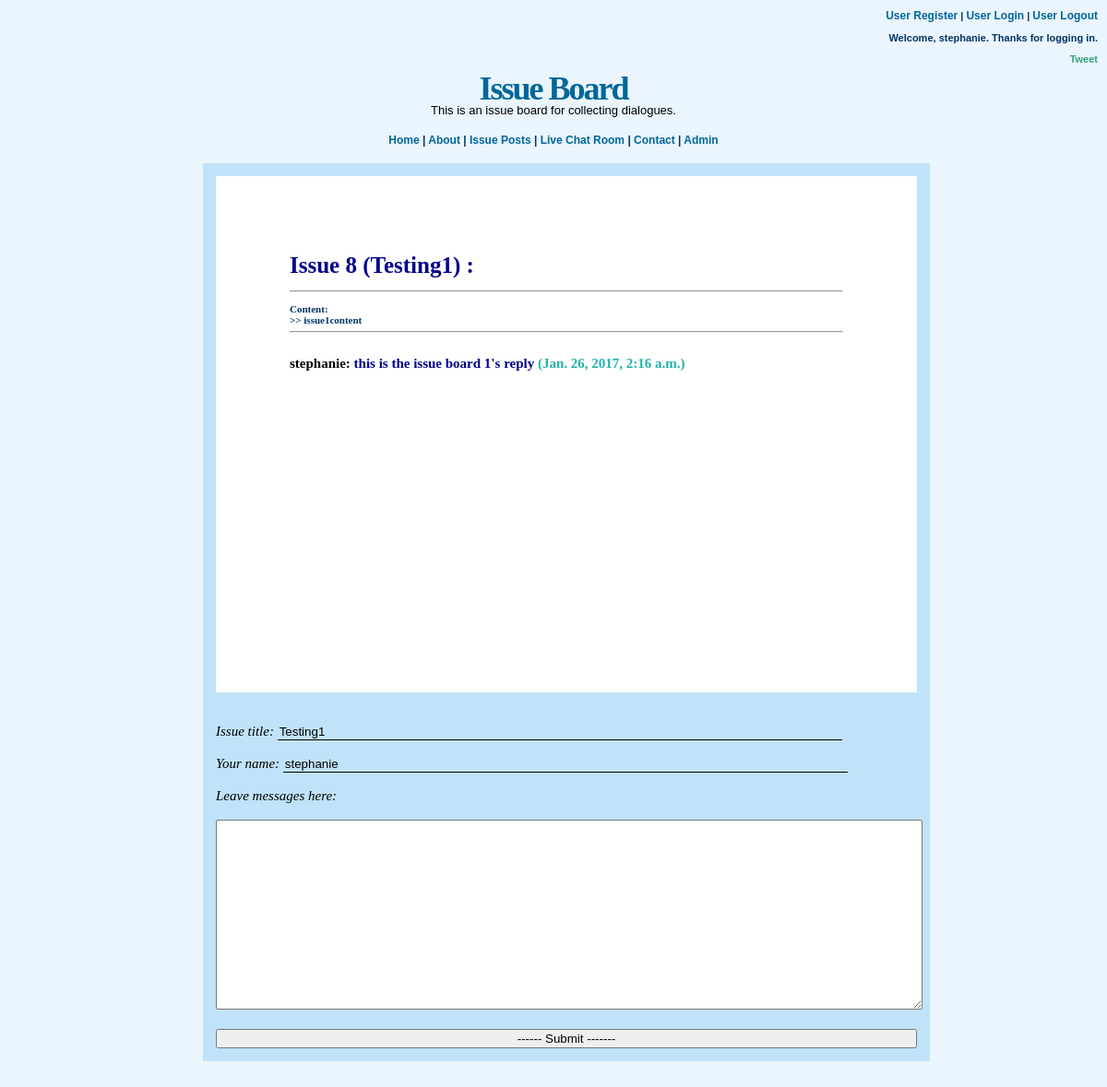
The page /issue/8/ (signed in) on the database its author committed.
### issue/models.py (models this page shows, shortened)
class IssuePost(models.Model):
    title = models.CharField(max_length=100)
    name = models.CharField(max_length=100)
    email = models.CharField(max_length=100)
    content = models.TextField(blank=True)
    create_time = models.DateTimeField(auto_created=True, auto_now_add=True)

class IssueChat(models.Model):
    issue_title = models.CharField(max_length = 100)
    name = models.CharField(max_length=100, default='anonymous')
    message = models.TextField(blank=True)
    create_at = models.DateTimeField(auto_created=True, auto_now_add=True)

### issue/views.py (the view)
# urls.py: url(r'^issue/(?P<pk>\d+)/$', issue_detail, name='issue_detail'),
@login_required(login_url='/login')
def issue_detail(request, pk):
    issue = IssuePost.objects.get(pk=pk)
    issue_chat_list = IssueChat.objects.all().order_by('pk')
    return render(request, 'issue.html', {
        'issue': issue,
        'issue_chat_list': issue_chat_list,
        'username': request.user.username,
    })

### templates/issue.html (shortened to what this page needs)
{% extends 'home.html' %}
{% block content %}
<div style="background-color:white;color:black;padding:80px;height: 300pt;overflow: scroll;">
    <h2><b style="color:darkblue">Issue {{issue.pk}} ({{ issue.title }}) :</b><hr></h2>
    <h3>Content: <br> >> {{ issue.content }}<br><hr></h3>
    {% for message in issue_chat_list %}
        <b style="color:darkblue">
            <p>
                {% if message.issue_title == issue.title %}
                    <b style="color:black">{{ message.name  }}:</b>
                    <b style="color:darkblue"> {{ message.message }}</b>
                    <b style="color:lightseagreen">({{ message.create_at }})</b>
                {% endif %}
            </p>
        </b>
    {% endfor %}
</div> <br><br>
<div class = "center">
<form action="{% url 'issue_chat_submit' pk=issue.pk %}" method="post">
    <em>Issue title: </em>
    <input type="text" name="issue_title" value = "{{ issue.title }}">&nbsp;&nbsp;&nbsp;&nbsp;
    <br><br>
    {% if user.is_authenticated %}
        <em>Your name: </em>
        <input type="text" name="name" value="{{ user.get_username }}">&nbsp;&nbsp;&nbsp;&nbsp;
        <br><br>
    {% else %}
        <em>Your name: </em>
        <input type="text" name="name">&nbsp;&nbsp;&nbsp;&nbsp;<br><br>
    {% endif %}
    <em>Leave messages here: </em><br><br>
    <textarea name = message style="width: 100%;height:200px"></textarea><br><br>
    <input type=submit value="------ Submit -------" style="width: 100%;">
</form>
</div>
{% endblock content %}

### templates/home.html (shortened to what this page needs)
<!DOCTYPE html>
<html>
<head>
</head>
<body>
    <div class="header1"><h3 style="background-image:none;padding:10px;text-align:right;">
      <a href="{% url 'register' %}" class="nav">User Register</a> |
        <a href="{% url 'login' %}" class="nav">User Login</a> | <a href="{% url 'logout' %}"  class="nav">User Logout</a>
        {% if user.is_authenticated %}
            <p>Welcome, {{ user.get_username }}. Thanks for logging in.</p>
        {% else %}
            <p>Welcome, Guest.</p>
        {% endif %}
     <a href="https://twitter.com/share" class="twitter-share-button">Tweet</a>
    </h3>
    </div>
    <div class="header2">
        <h1>Issue Board</h1>
        <div style="margin-top:-5px;">This is an issue board for collecting dialogues.</div>
    </div>
<div class="nav-bg-outer">
<div class="nav-bg">
<div class="nav-bg-inner">
     {% block menu %}
    <a href="{% url 'home' %}" class="nav">Home</a> | <a href="{% url 'about' %}" class="nav">About</a> | <a href="{% url 'home_issuepost' %}" class="nav">Issue Posts</a> | <a href="{% url 'livechat' roomname=username %}" class="nav">Live Chat Room</a> | <a href="{% url 'contact' %}" class="nav">Contact</a>
         {% if request.user.is_staff %}
         | <a href="{% url 'chatroom_admin' %}" class="nav">Admin</a>
{% endif %}
         </div>
 {% endblock menu %}
</div>
</div>
    <div class="main_holder">
    <div class="mid_column">
        {% block content %}{% endblock content %}
    </div>
<br clear="all" /></div><br><br><br><br>
</body>
</html>

### rows shown on the page
IssuePost: pk "8", title "Testing1", content "issue1content", issue_title "Testing1"
IssueChat: name "stephanie", message "this is the issue board 1's reply", create_at "Jan. 26, 2017, 2:16 a.m."

### other values the page prints
{{ user.get_username }} "stephanie"
